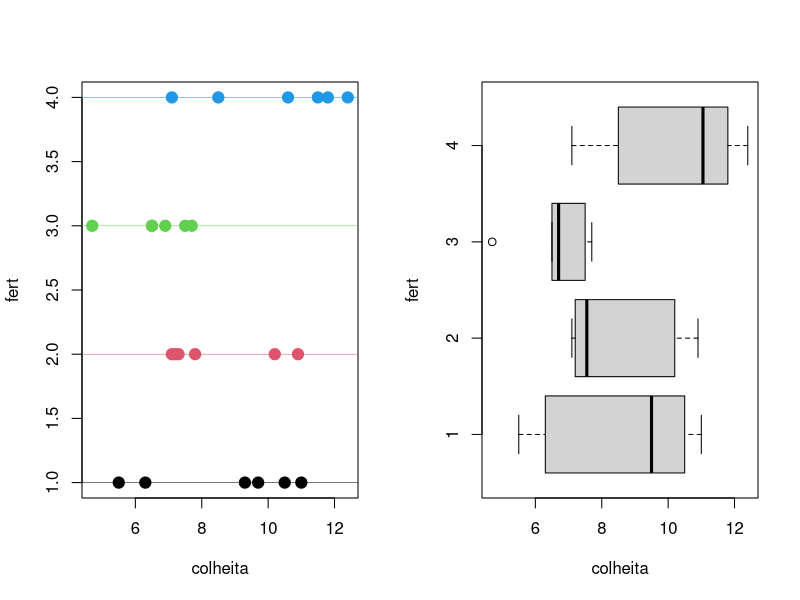
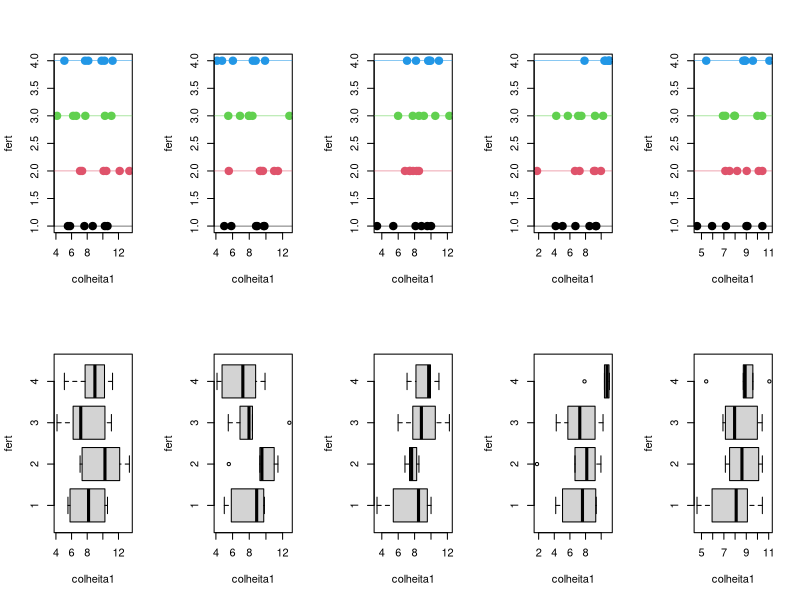
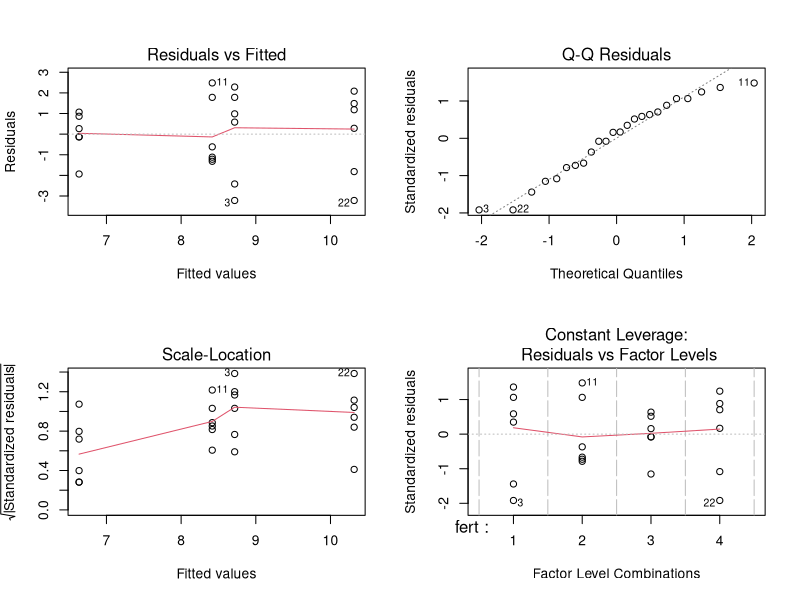
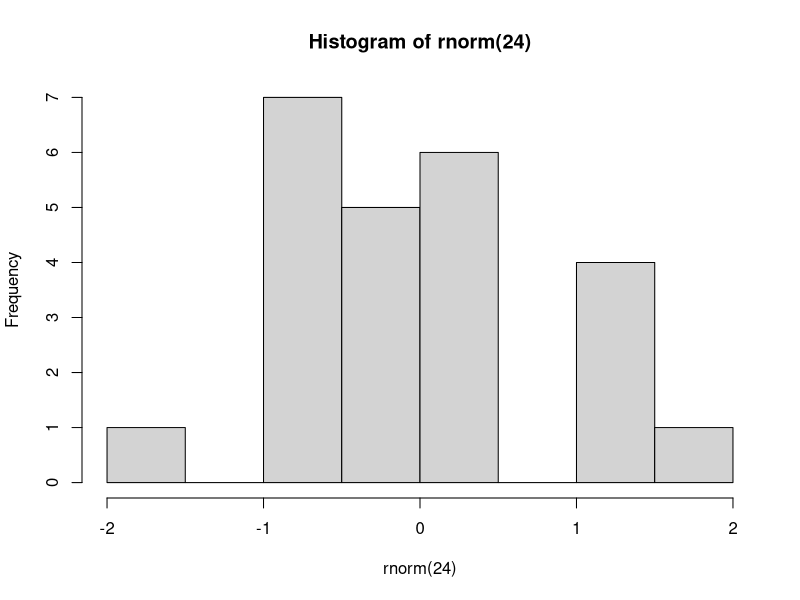

R code for these plots, in order:

# #######################################
# #         Exemplo 1
# #######################################
#
# par(mfrow=c(2,2))   #  faça uma figura com 4 gráficos ordenados 2x2
#
# set.seed(999)
# x<-rnorm(100,0,1)   # gere 100 observações da Normal com média 0 e desvio padrão 1
#
#
# hist(x,xlim=c(-4,4),main='(a)',ylab='frequência')   #  faça um histograma das 100 observações
# sd(x)     # calcule o desvio padrão da amostra
# mean(x)
#
# y<-rep(NA,100)
# y[1:50]<-x[1:50]-1     # subtraia 1 as primeiras 50 observações
# y[51:100]<-x[51:100]+1 # some 1 as últimas 50 observações
#
# hist(y,xlim=c(-4,4),main='(b)',ylab='frequência')  # faça um histograma da nova amostra
# sd(y)
# mean(y)
#
# hist(y[1:50],xlim=c(-4,4),,main='(c)',ylab='frequência')   # faça um histograma das primeiras 50 observações
# hist(y[51:100],xlim=c(-4,4),,main='(d)',ylab='frequência')  # faça um histograma das últimas 50 observações
#
# mean(y[1:50])
# mean(y[51:100])
# sd(y[1:50])
# sd(y[51:100])
#
# 99*sd(y)^2
# 49*(sd(y[1:50])^2+sd(y[51:100])^2)+
#   50*((mean(y[1:50])-mean(y))^2+(mean(y[51:100])-mean(y))^2)
#

######################################
#         Exemplo 2
#####################################

I<-4      # número de tratamentos
J<-6      # no. de observações por tratamento

fert<-factor(rep(1:I,times=rep(J,I))) # variável qualitativa (factor) para os tratamentos
colheita<-c(10.5,9.7,5.5,11.0,9.3,6.3,     # produção de tomates
              7.1,10.2,7.2,7.8,10.9,7.3,
              4.7,7.5,6.5,7.7,6.5,6.9, 
              8.5,12.4,11.5,7.1,10.6,11.8)

for(i in unique(fert)){print(mean(colheita[fert==i]))}   # médias por tratamento
for(i in unique(fert)){print(sd(colheita[fert==i]))}     # dp por tratamento
for(i in unique(fert)){print(sd(colheita[fert==i])^2)}   # var. por tratamento

sqrt((5.177667+2.837667+1.146667+4.333667)/4)  # média das variâncias 

par(mfrow=c(1,2))

plot(colheita,fert,pch=19,col=fert,cex=1.5)   # gráficos de pontos (boxplots) 
for(i in 1:4){lines(c(0,14),c(i,i),col=i,lwd=0.5)}

boxplot(colheita~fert,horizontal=T)   # gráficos de caixa (boxplots)

par(mfcol=c(2,5))      # gráficos para dados simulados
for(j in 1:5){
  colheita1<-rnorm(I*J,mean(colheita),sd(colheita))
  plot(colheita1,fert,pch=19,col=fert,cex=1.5)
  for(i in 1:4){lines(c(0,14),c(i,i),col=i,lwd=0.5)}
  
  boxplot(colheita1~fert,horizontal=T)
}

ajuste<-aov(colheita~fert)    # modelo tomate = (média do trat i) + erro

summary(ajuste)           # resumo do ajuste (tabela anova)

qf(0.95,3,20)      # percentil 95% da F com 3 e 24 gl
1-pf(4.053,3,20)


qtukey(0.95,nmeans=4,df=20)

ajuste<-aov(colheita~fert)    # modelo colheita = (média do trat i) + erro
TukeyHSD(ajuste,ordered=T,conf.level=0.95)  # calcule ICs, médias ordenadas

par(mfrow=c(2,2))

plot(ajuste)

par(mfrow=c(1,1))

hist(rnorm(24))

# ################################
# ###  Simulação da Seção Cuidado!
# ################################
#
# M<-10000     # tamanho da simulação
# alfa<-0.10   # nivel dos testes individuais
# mu<-mean(colheita)   # mesma média que dados de tomates
# sigma<-sqrt((5.177667+2.837667+1.146667+4.333667)/4)  # mesma variância também
#
# rejeita.soma<-0    # contar o número de vezes que rejeita a H_0 onibus
# for(m in 1:M){     # loop das simulações
#   colheita.sim<-rnorm(I*J,mu,sigma)   # gere aleatoriamente um conjunto de dados
#   rejeita<-0     # no final rejeita vai medir se rejeitou pelo menos uma comparacao
#   for(i1 in 1:(I-1)){   
#     for(i2 in (i1+1):I){   
#       x<-colheita.sim[fert==i1]
#       y<-colheita.sim[fert==i2]
#       s.c<-sqrt((sd(x)^2+sd(y)^2)/2)
#       if(abs(mean(y)-mean(x))>qt(1-alfa/2,2*J-2)*sqrt(2/J)*s.c){rejeita<-1}
#     }
#   }
#   rejeita.soma<-rejeita.soma+rejeita
# }
# rejeita.soma/M


